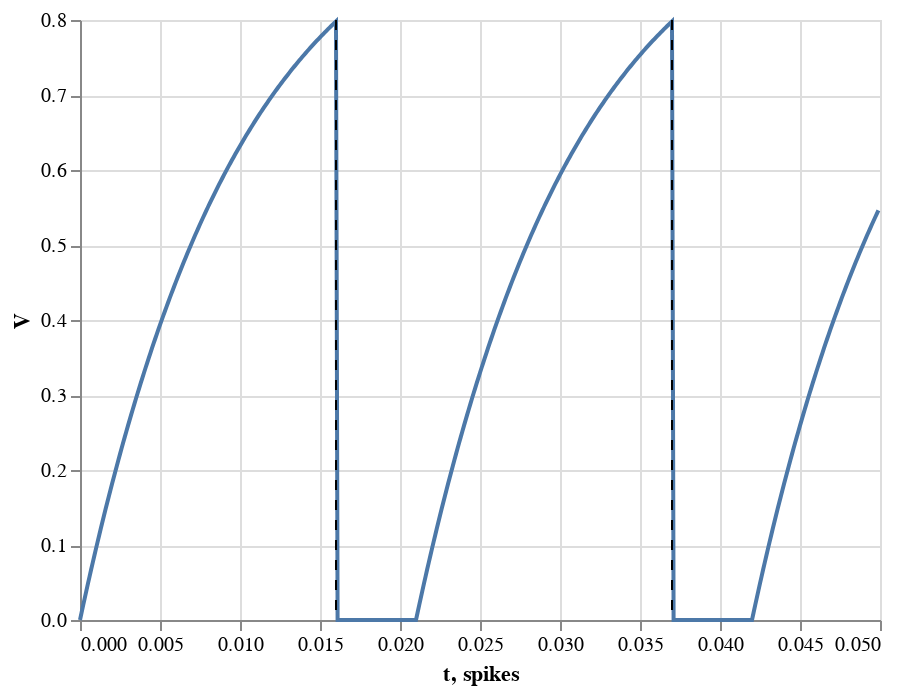

Notebook code cell kept with this figure:
### Markdown cell above
What I did not like about the `plotnine` is that its ggpleot implementation seems to be very sensitive about types and spazzes out immediatly on that, whereas usually R will just throw a warning about continous vs other data.

Altair is another plotting library that looks very clean and is also ignorant about types.

### Code cell
import altair as alt

#tc plot
tc_chart = alt.Chart(simdata).mark_line().encode(
    x = 't:Q', 
    y = 'V:Q'  # Quantitative variable
)

#plot of the spike value with vertical line
spike_chart = alt.Chart(spikesdf).mark_rule(strokeDash=[5,5]).encode(
    x = 'spikes:Q'
)

# combine and print
alt.layer(tc_chart,spike_chart)

### Figure 1 — Vega-Lite specification as saved in the notebook (floating-point values rounded to 4 significant figures; data arrays with more than 128 entries replaced by an {"elided": "..."} marker saying what was removed)
{"config": {"view": {"continuousWidth": 400, "continuousHeight": 300}}, "layer": [{"data": {"name": "data-dfd7f3612cdffdc4a9bb535208ecf5fe"}, "mark": "line", "encoding": {"x": {"type": "quantitative", "field": "t"}, "y": {"type": "quantitative", "field": "V"}}}, {"data": {"name": "data-1f6f62c9d3a8d92176470c2ea66e7821"}, "mark": {"type": "rule", "strokeDash": [5, 5]}, "encoding": {"x": {"type": "quantitative", "field": "spikes"}}}], "$schema": "https://vega.github.io/schema/vega-lite/v4.8.1.json", "datasets": {"data-dfd7f3612cdffdc4a9bb535208ecf5fe": {"elided": "500 records"}, "data-1f6f62c9d3a8d92176470c2ea66e7821": [{"spikes": 0.016}, {"spikes": 0.037}]}}
